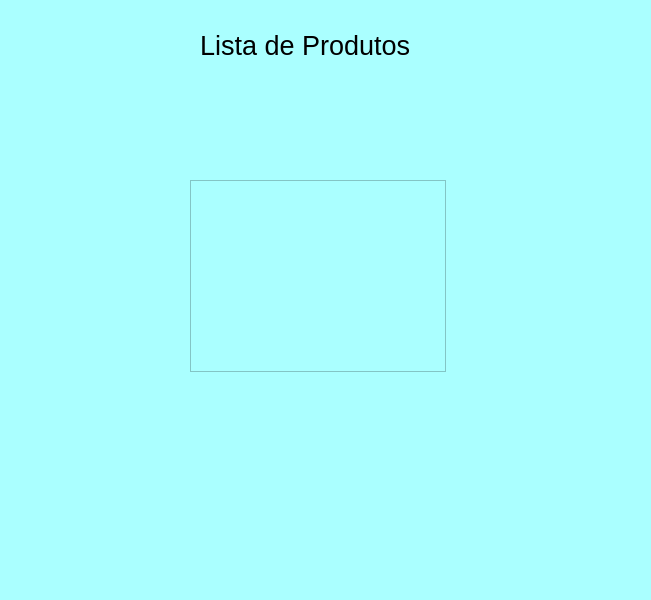
<?xml version="1.0" encoding="UTF-8"?>
<ui version="4.0">
 <class>MainWindow</class>
 <widget class="QMainWindow" name="MainWindow">
  <property name="geometry">
   <rect>
    <x>0</x>
    <y>0</y>
    <width>651</width>
    <height>600</height>
   </rect>
  </property>
  <property name="windowTitle">
   <string>MainWindow</string>
  </property>
  <property name="styleSheet">
   <string notr="true">background-color: rgb(170, 255, 255);</string>
  </property>
  <widget class="QWidget" name="centralwidget">
   <widget class="QLabel" name="label">
    <property name="geometry">
     <rect>
      <x>200</x>
      <y>20</y>
      <width>211</width>
      <height>51</height>
     </rect>
    </property>
    <property name="font">
     <font>
      <pointsize>20</pointsize>
     </font>
    </property>
    <property name="text">
     <string>Lista de Produtos</string>
    </property>
   </widget>
   <widget class="QTableView" name="tableView">
    <property name="geometry">
     <rect>
      <x>190</x>
      <y>180</y>
      <width>256</width>
      <height>192</height>
     </rect>
    </property>
   </widget>
  </widget>
  <widget class="QMenuBar" name="menubar">
   <property name="geometry">
    <rect>
     <x>0</x>
     <y>0</y>
     <width>651</width>
     <height>21</height>
    </rect>
   </property>
  </widget>
  <widget class="QStatusBar" name="statusbar"/>
 </widget>
 <resources/>
 <connections/>
</ui>
